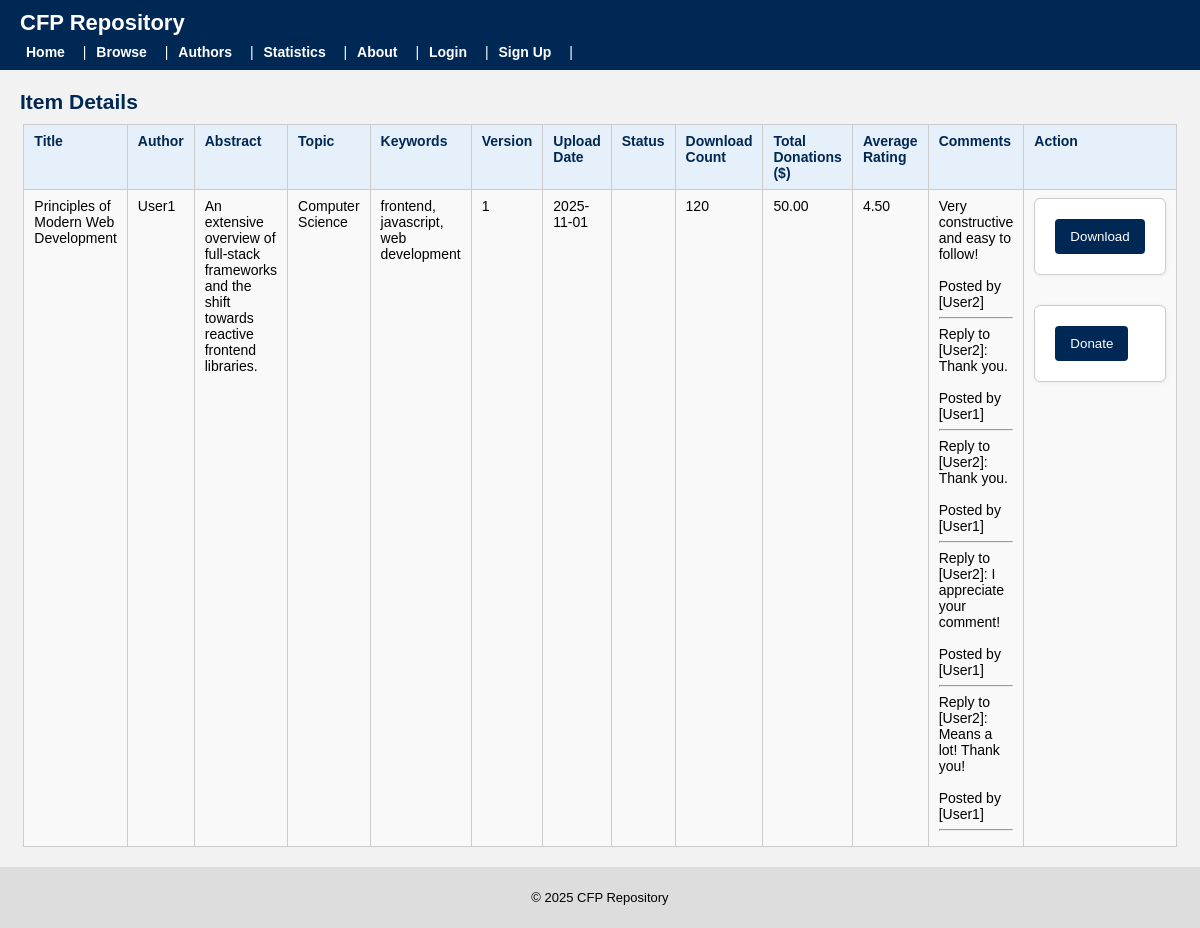
The page /item.php?text_id=1 on the database as committed earlier.
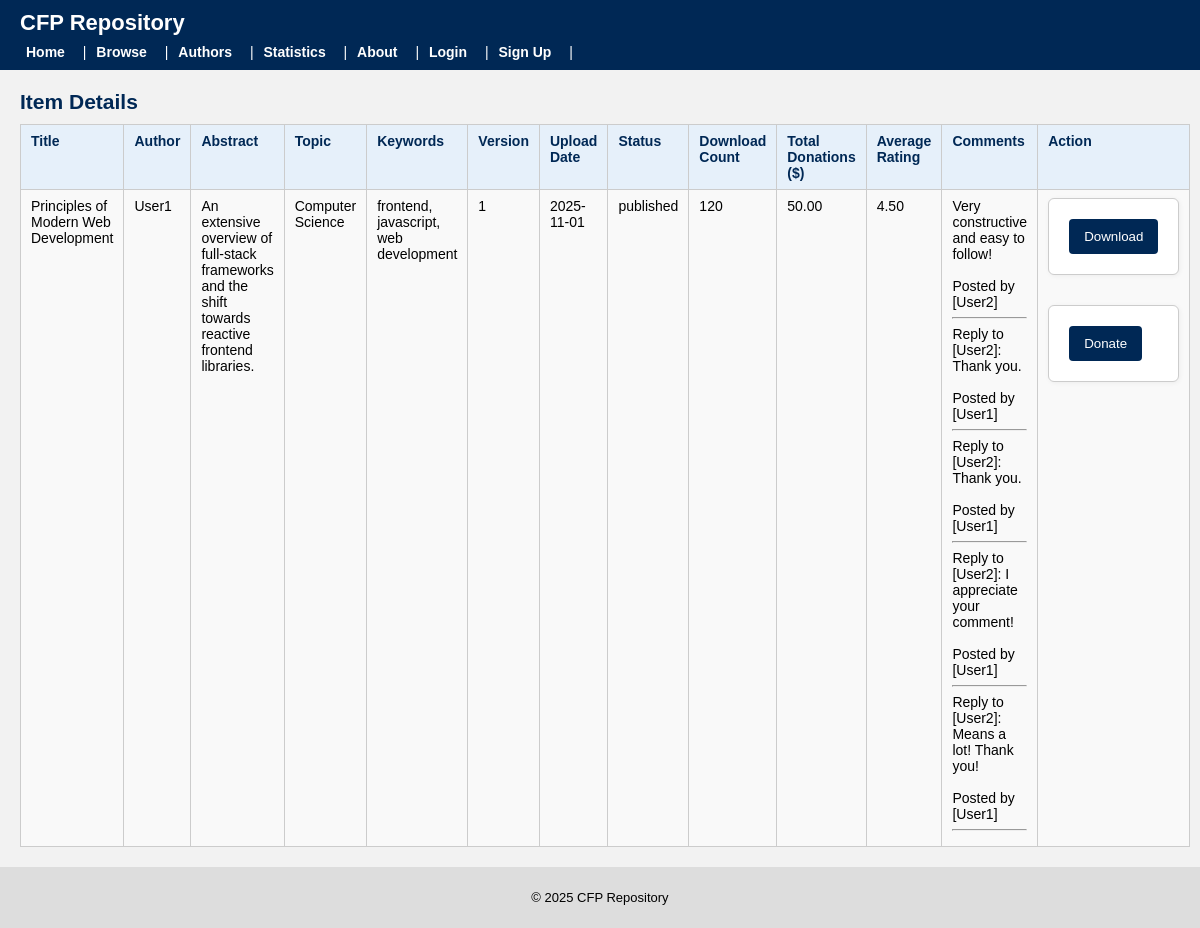
The same page on the database as committed later.
### tables this page shows
CREATE TABLE `text` (
  `text_id` int(11) NOT NULL,
  `author_orcid` varchar(20) DEFAULT NULL,
  `title` varchar(255) NOT NULL,
  `abstract` text DEFAULT NULL,
  `topic` varchar(100) DEFAULT NULL,
  `version` int(11) NOT NULL DEFAULT 1,
  `upload_date` date NOT NULL,
  `status` enum('draft','under_review','published','archived') DEFAULT 'draft',
  `download_count` int(11) DEFAULT NULL,
  `total_donations` decimal(10,2) DEFAULT NULL,
  `avg_rating` decimal(3,2) DEFAULT NULL
);

CREATE TABLE `member` (
  `member_id` int(11) NOT NULL,
  `name` varchar(100) NOT NULL,
  `organization` varchar(100) NOT NULL,
  `primary_email` varchar(100) NOT NULL,
  `recovery_email` varchar(100) DEFAULT NULL,
  `password_hash` varchar(255) NOT NULL,
  `pseudonym` varchar(50) NOT NULL,
  `verification_matrix` varchar(255) DEFAULT NULL,
  `matrix_expiry_date` date DEFAULT NULL,
  `join_date` date NOT NULL,
  `status` enum('active','suspended','blacklisted') DEFAULT 'active',
  `download_limit` int(11) DEFAULT NULL,
  `street` varchar(100) DEFAULT NULL,
  `city` varchar(50) DEFAULT NULL,
  `state` varchar(50) DEFAULT NULL,
  `country` varchar(50) DEFAULT NULL,
  `postal_code` varchar(20) DEFAULT NULL,
  `introduced_by` int(11) DEFAULT NULL
);

### item.php (the view, shortened to what the changed rows need)
<?php
require 'db.php';
include 'header.php';
$text_id = (int) $_GET['text_id'];
$sql_text_details = "SELECT * FROM text WHERE text_id = $text_id";
$result_text_details = mysqli_query($conn, $sql_text_details);
if ($result_text_details) {
    if (mysqli_num_rows($result_text_details) > 0) {
        $first_row = mysqli_fetch_assoc($result_text_details);
        $show_actions_column = ($first_row['status'] !== 'under_review');
        $rows = array();
        $rows[] = $first_row;
        echo '
        <h2>Item Details</h2>
            <table border="1">
                <tr>
                    <th>Title</th>
                    <th>Author</th>
                    <th>Abstract</th>
                    <th>Topic</th>
                    <th>Keywords</th>
                    <th>Version</th>
                    <th>Upload Date</th>
                    <th>Status</th>
                    <th>Download Count</th>
                    <th>Total Donations ($)</th>
                    <th>Average Rating</th>
                    <th>Comments</th>';
        if ($show_actions_column) {
            echo '<th>Action</th>';
        }
        echo '
                </tr>
        ';
        foreach ($rows as $row) {
            $keywords = array();
            $text_id = (int)$row['text_id'];
            $author_name = "-";
            if (!empty($row['author_orcid'])) {
                $author_orcid_sql = mysqli_real_escape_string($conn, $row['author_orcid']);
                $sql_author_name = "
                    SELECT m.name
                    FROM author a
                    JOIN member m
                        ON a.member_id = m.member_id
                    WHERE a.orcid = '$author_orcid_sql'
                    LIMIT 1
                ";
                $result_author_name = mysqli_query($conn, $sql_author_name);
                if ($result_author_name && mysqli_num_rows($result_author_name) > 0) {
                    $row_author_name = mysqli_fetch_assoc($result_author_name);
                    $author_name = $row_author_name['name'];
                }
            }
            $sql_text_keywords = "SELECT keyword
                                FROM text_keyword
                                WHERE text_id = $text_id";
            $result_text_keywords = mysqli_query($conn, $sql_text_keywords);
            while ($row_kw = mysqli_fetch_assoc($result_text_keywords)) {
                $keywords[] = $row_kw['keyword'];
            }
            $comments = array();
            $sql_text_comments = "SELECT comment_id, member_id, content
                                  FROM comment
                                  WHERE text_id = $text_id";
            $result_text_comments = mysqli_query($conn, $sql_text_comments);
            while ($row_comments = mysqli_fetch_assoc($result_text_comments)) {
                $comment = $row_comments['content'];
                $sql_member_name = "SELECT name
                                    FROM member
                                    WHERE member_id = " . (int)$row_comments['member_id'];
                $result_member_name = mysqli_query($conn, $sql_member_name);
                $row_member_name = mysqli_fetch_assoc($result_member_name);
                $member_name = $row_member_name['name'];
                $comments[]    = $comment . "\n\n" . "Posted by [$member_name]";
            }
            $keywords_string = implode(", ", $keywords);
            echo '
                <tr>
                    <td>' . htmlspecialchars($row['title']) . '</td>
                    <td>' . htmlspecialchars($author_name) . '</td>
                    <td>' . htmlspecialchars($row['abstract']) . '</td>
                    <td>' . htmlspecialchars($row['topic']) . '</td>
                    <td>' . htmlspecialchars($keywords_string) . '</td>
                    <td>' . htmlspecialchars($row['version']) . '</td>
                    <td>' . htmlspecialchars($row['upload_date']) . '</td>
                    <td>' . htmlspecialchars($row['status']) . '</td>
                    <td>' . htmlspecialchars($row['download_count']) . '</td>
                    <td>' . htmlspecialchars($row['total_donations']) . '</td>
                    <td>' . htmlspecialchars($row['avg_rating']) . '</td>
                    <td>';
                    for ($i = 0; $i < count($comments); $i++) {
                        echo nl2br(htmlspecialchars($comments[$i])) . '<br>';
                        echo '<hr>';
                    }
                    echo   '</td>';
                    if ($show_actions_column) {
                        echo '
                    <td>
                        <form method="post" action="download.php">
                            <input type="hidden" name="text_id" value="'. $row['text_id'] . '">
                            <button type="submit" name="download">Download</button>
                        </form>
                        <form method="post" action="donate.php">
                            <input type="hidden" name="text_id" value="'. htmlspecialchars($row['text_id']) . '">
                            <button type="submit" name="donate">Donate</button>
                        </form>
                    ';
                        echo '
                    </td>
                ';
                    }
            echo '
                </tr>
            ';
        }
        echo '</table>';
    }
}
?>
<?php include 'footer.php'; ?>

Rows that differ between the two databases and show on the page:
changed text "Principles of Modern Web Development": status (not shown) → "published"
